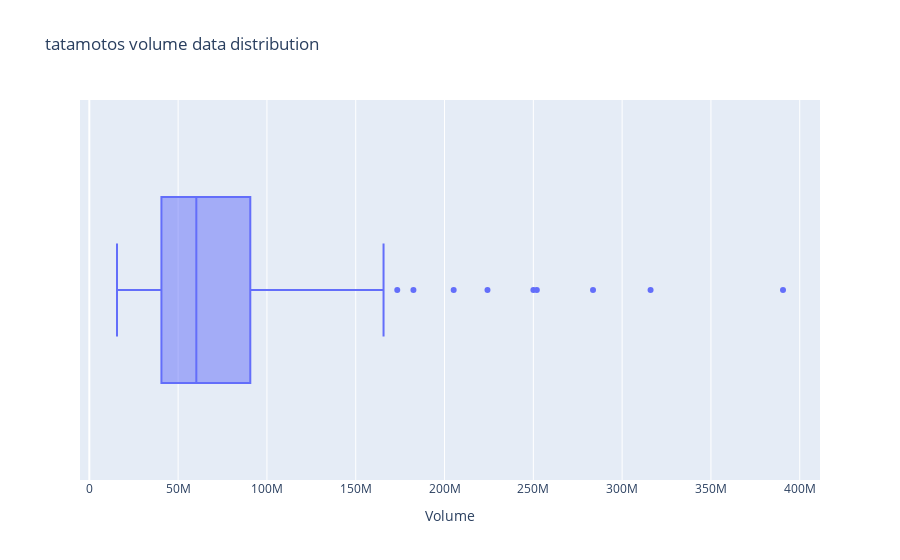

The notebook cell this image was saved under:
### Code cell
# find outliers
fig = px.box(data, x='Volume', title='tatamotos volume data distribution')
fig.show()
